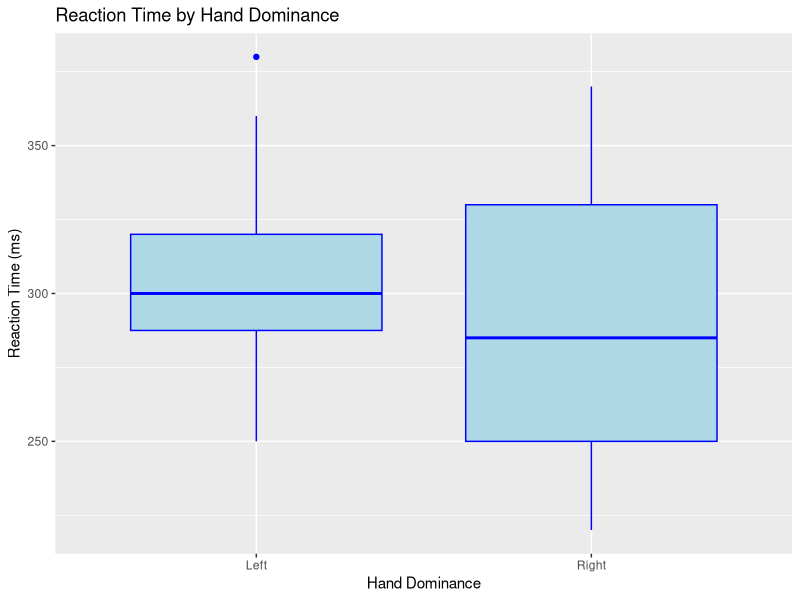
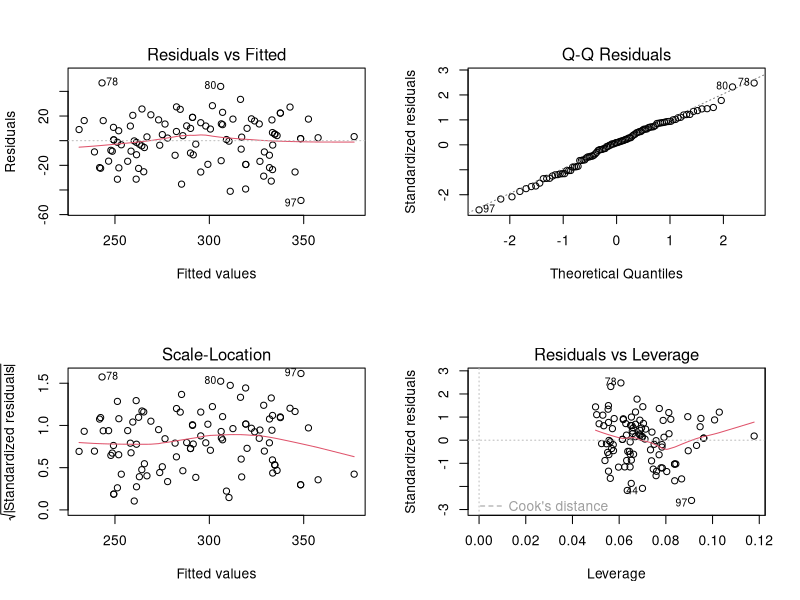
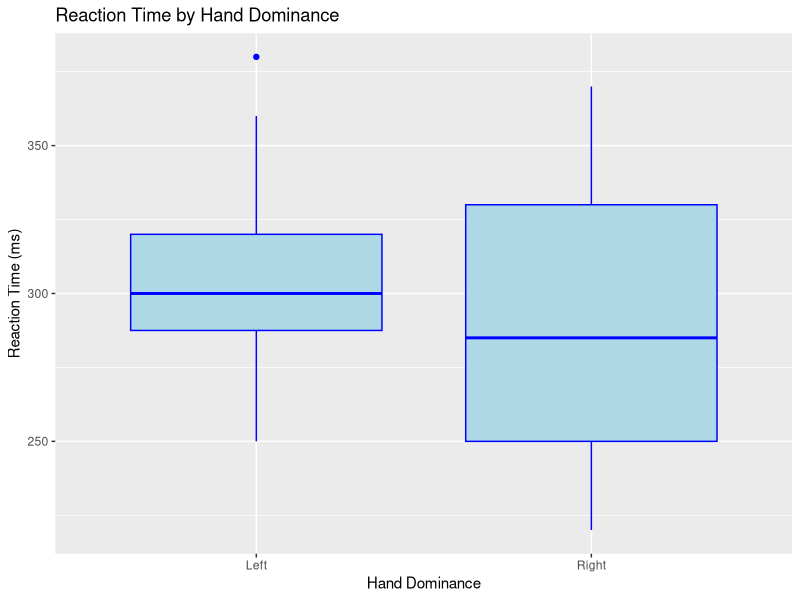

These figures' R source, in order:
library(readxl)
library(rstudioapi)

# Auto set working directory
setwd(dirname(rstudioapi::getSourceEditorContext()$path))

# Read the dataset using a relative path
data <- read_excel("dataset.xlsx")

# Check and print column names
print(colnames(data))

#---------------------------------------------
# Q1 (a)

# Assigning variables from the dataset
Physical_activity_frequency <- data$"Physical Activity Frequency"
Age <- data$Age
Gender <- data$Gender
Hand_dominance <- data$"Hand Dominance"
Reaction_times <- data$"Reaction Time (ms)"

# Calculate mean and standard deviation
mean_rt <- mean(Reaction_times)
sd_rt <- sd(Reaction_times)
n <- length(Reaction_times)

# Margin of error for a 95% confidence interval
alpha <- 0.05
t_value <- qt(1 - alpha/2, df = n-1)
margin_of_error <- t_value * (sd_rt / sqrt(n)) 
print(margin_of_error)

# Confidence Interval
lower_bound <- mean_rt - margin_of_error
upper_bound <- mean_rt + margin_of_error
conf_interval <- c(lower_bound, upper_bound)
print(conf_interval)


# (c)
# Calculate the sample size for a 90% confidence level
confidence_level <- 0.90
margin_of_error <- 0.05
z_value <- qnorm((1 + confidence_level) / 2)
sample_size <- (z_value * sd_rt / margin_of_error)^2
print(sample_size)

#---------------------------------------------------------

# Q2 (a)
# Load ggplot2 package
library(ggplot2)

# Plot to explore reaction time by hand dominance
ggplot(data, aes(x = Hand_dominance, y = Reaction_times)) +
    geom_boxplot(fill = "lightblue", color = "blue") +
    labs(title = "Reaction Time by Hand Dominance",
        x = "Hand Dominance",
        y = "Reaction Time (ms)")
ggsave("Q2(a)_boxplot.png")

# (b)
# Calculate sample variances
var_left <- var(Reaction_times[Hand_dominance == "Left"])
var_right <- var(Reaction_times[Hand_dominance == "Right"])

# Calculate the F-statistic
F_statistic <- var_left / var_right
print(F_statistic)

# Define degrees of freedom
df_left <- length(Reaction_times[Hand_dominance == "Left"]) - 1
df_right <- length(Reaction_times[Hand_dominance == "Right"]) - 1

# Calculate critical values
alpha <- 0.03
F_critical_lower <-qf(alpha / 2, df_left, df_right)
print(F_critical_lower)
F_critical_upper <- qf(1 - alpha / 2, df_left, df_right)
print(F_critical_upper)

# Calculate confidence interval
confidence_level <- c((F_statistic / F_critical_upper), F_statistic / F_critical_lower)
print(confidence_level)

# (c)
t_test <- t.test(Reaction_times ~ Hand_dominance, data=data)
print(t_test)

t_stat <- t_test$statistic
print(t_stat)

p_value <- t_test$p.value
print(p_value)

#---------------------------------------------------------

# Q3 (a)
# Construct a linear regression model
lm_model <- lm(Reaction_times ~ Age + Gender + Hand_dominance +
                Physical_activity_frequency, data = data)
print(summary(lm_model))

# (b)
# Extract coefficient for Age variable
coef_age <- coef(lm_model)["Age"]
# Calculate change in reaction time for an additional 10 years in age
change_in_reaction_time <- coef_age * 10
print(change_in_reaction_time)

# (c)
# Perform ANOVA test
anova_result <- anova(lm_model)
print(anova_result) 

# (d)
# Plot diagnostic plots
par(mfrow = c(2,2))
plot(lm_model)
